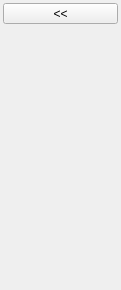
<?xml version="1.0" encoding="UTF-8"?>
<ui version="4.0">
 <class>MapMenuWidget</class>
 <widget class="QWidget" name="MapMenuWidget">
  <property name="geometry">
   <rect>
    <x>0</x>
    <y>0</y>
    <width>121</width>
    <height>290</height>
   </rect>
  </property>
  <property name="sizePolicy">
   <sizepolicy hsizetype="Expanding" vsizetype="Expanding">
    <horstretch>0</horstretch>
    <verstretch>0</verstretch>
   </sizepolicy>
  </property>
  <property name="windowTitle">
   <string>Form</string>
  </property>
  <property name="styleSheet">
   <string notr="true">QMenuBar
{
	color: white;
	border-radius: 3;
    background: transparent;
}

QMenuBar::item
{
	spacing: 10px;  /*spacing between menu bar items */
   	padding: 2px 8px;
	border: 1px solid black;
	border-radius: 3;  
	margin-left: 3px;
	/*margin-right: 2px;*/
    background: qlineargradient(x1: 0, y1: 0, x2: 0, y2: 1,
		stop: 0 #6D6D6D, stop: 0.499 #636363,
		stop: 0.5 #595959, stop: 1.0 #595959);
}

QMenuBar::item:selected 
{  /*when selected using mouse or keyboard */
	border-color: white;
    background: qlineargradient(x1: 0, y1: 0, x2: 0, y2: 1,
		stop: 0 #BEBEBE, stop: 0.499 #A5A5A5,
		stop: 0.5 #AAAAAA, stop: 1.0 #AAAAAA);
}

QMenuBar::item:pressed 
{
    border: 1px solid white;
    background: qlineargradient(x1: 0, y1: 0, x2: 0, y2: 1,
		stop: 0 #3B3B3B, stop: 0.46 #2F2E2E,
		stop: 0.488 #272727, stop: 1.0 #2B2B2B);
}

</string>
  </property>
  <layout class="QGridLayout" name="gridLayout">
   <property name="sizeConstraint">
    <enum>QLayout::SetFixedSize</enum>
   </property>
   <property name="horizontalSpacing">
    <number>3</number>
   </property>
   <property name="verticalSpacing">
    <number>0</number>
   </property>
   <property name="margin">
    <number>3</number>
   </property>
   <item row="0" column="0">
    <widget class="QPushButton" name="hideButton">
     <property name="sizePolicy">
      <sizepolicy hsizetype="Expanding" vsizetype="Expanding">
       <horstretch>0</horstretch>
       <verstretch>0</verstretch>
      </sizepolicy>
     </property>
     <property name="minimumSize">
      <size>
       <width>30</width>
       <height>21</height>
      </size>
     </property>
     <property name="maximumSize">
      <size>
       <width>115</width>
       <height>21</height>
      </size>
     </property>
     <property name="toolTip">
      <string>Скрыть меню карты</string>
     </property>
     <property name="text">
      <string>&lt;&lt;</string>
     </property>
     <property name="checkable">
      <bool>true</bool>
     </property>
    </widget>
   </item>
   <item row="1" column="0">
    <spacer name="verticalSpacer">
     <property name="orientation">
      <enum>Qt::Vertical</enum>
     </property>
     <property name="sizeType">
      <enum>QSizePolicy::Fixed</enum>
     </property>
     <property name="sizeHint" stdset="0">
      <size>
       <width>20</width>
       <height>3</height>
      </size>
     </property>
    </spacer>
   </item>
   <item row="2" column="0">
    <widget class="ScaleWidget" name="scaleWidget" native="true">
     <property name="sizePolicy">
      <sizepolicy hsizetype="Expanding" vsizetype="Expanding">
       <horstretch>0</horstretch>
       <verstretch>0</verstretch>
      </sizepolicy>
     </property>
     <property name="minimumSize">
      <size>
       <width>115</width>
       <height>260</height>
      </size>
     </property>
     <property name="maximumSize">
      <size>
       <width>115</width>
       <height>260</height>
      </size>
     </property>
    </widget>
   </item>
  </layout>
 </widget>
 <customwidgets>
  <customwidget>
   <class>ScaleWidget</class>
   <extends>QWidget</extends>
   <header>ScaleWidget.h</header>
   <container>1</container>
  </customwidget>
 </customwidgets>
 <resources/>
 <connections/>
</ui>
